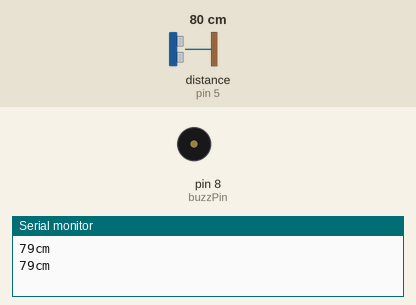
Simulated run of this sketch. Board: Arduino Uno, built with avr-gcc and run on an emulated ATmega328P. On the bench: buzzer (waves = sounding, pin HIGH), the last lines printed to the serial monitor. Wiring (inferred from the names in the program): ultrasonic range finder: trigger pin 6; echo pin 5. The inputs (shaded band) are chosen by the test bench; at power-on: distance to the obstacle (sensor on pin 5) 80 cm. The echo pulse lasts 58.3 µs per cm; pins used as bus, display or sensor lines are not drawn.

Above: at 1.6 s.
1.7 s: distance to the obstacle (sensor on pin 5) set to 2 cm
At 2.3 s:
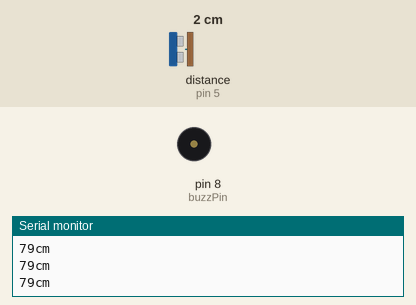
5.2 s: distance to the obstacle (sensor on pin 5) set to 9 cm
At 5.45 s:
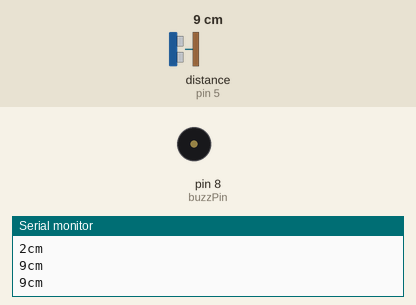
Timing chart, 0 to 14.7 s (numbered marks = the images above; inputs shaded):
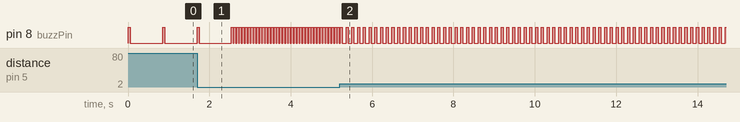

The sketch:

buzzer_hcsr04.ino
```cpp
const int buzzPin = 8;
const int trigPin = 6;
const int echoPin = 5;

long duration, cm;

void setup(){
  Serial.begin (115200);
  pinMode(buzzPin, OUTPUT); // Initiate buzzer on GPIO 8
  pinMode(trigPin, OUTPUT); // Ultrasonic output on GPIO 6
  pinMode(echoPin, INPUT); // Ultrasonic echo on GPIO 5
}

void loop() {
  // Sends "HIGH" signal
  digitalWrite(trigPin, LOW);
  delayMicroseconds(5);
  digitalWrite(trigPin, HIGH);
  delayMicroseconds(10);
  digitalWrite(trigPin, LOW);

  // Calculate distance if echo is received
  duration = pulseIn(echoPin, HIGH);
  cm = (duration/2) / 29.1;
  Serial.print(cm);
  Serial.print("cm");
  Serial.println();

  // Activate buzzer with frequency based on distance
  if (100 > cm) {
    analogWrite(buzzPin, 255);
    delay(50);
    analogWrite(buzzPin, 0);
    delay(cm*10);
  } else {
    analogWrite(buzzPin, 255);
    delay(50);
    analogWrite(buzzPin, 0);
    delay(1000);
  }
}
```

Measured:
- after the input at 5.2 s, pin 8 (buzzPin): alternates HIGH for 0.05 s and LOW for 0.09 s, starting after 0.16 s
- by itself, pin 8 (buzzPin): repeats every 0.06 s: HIGH 0.05 s, LOW 0.01 s
